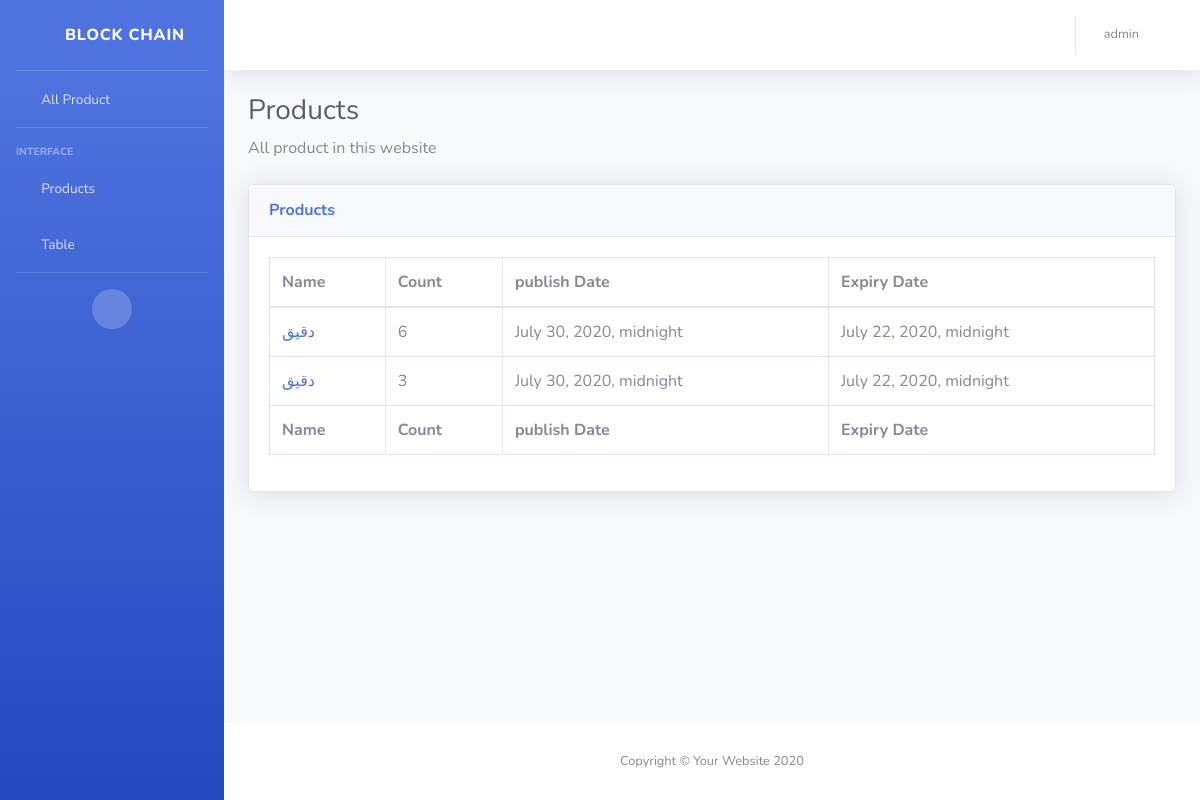
Page /AllProduct/ (signed in) on the earlier database version.
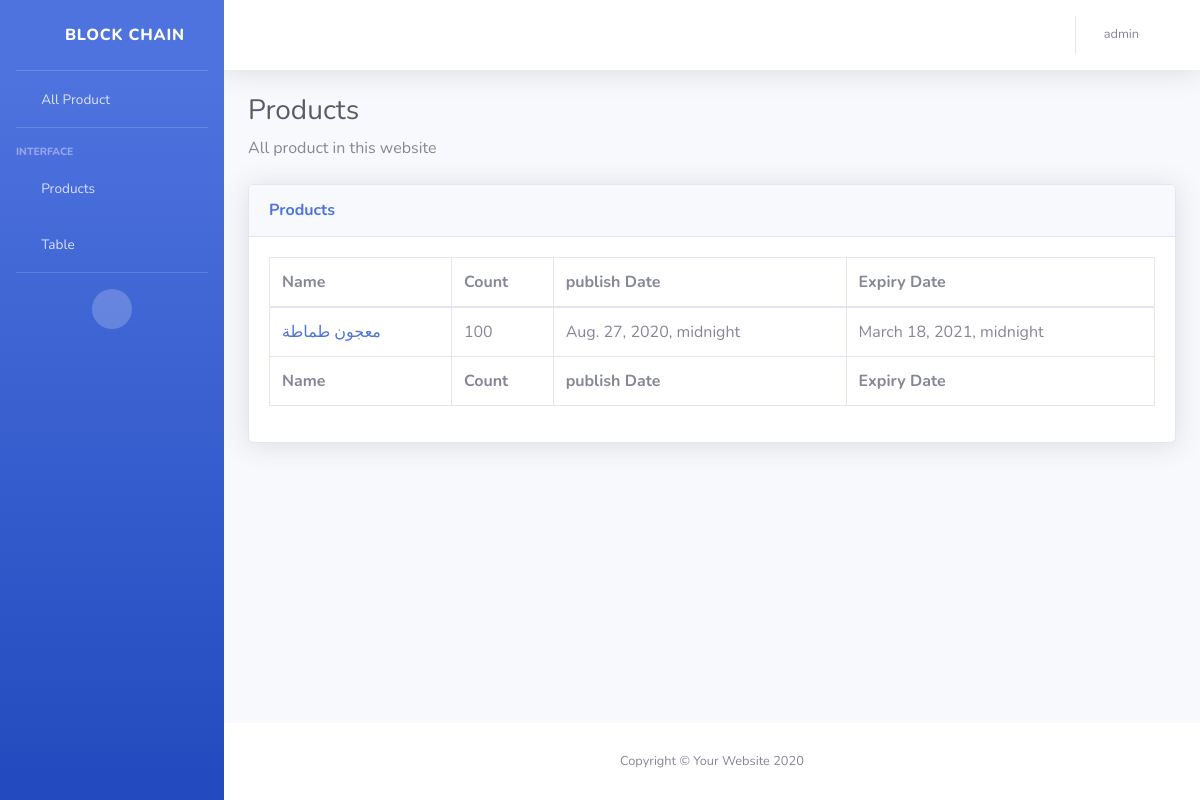
Same page on the later database version.
### db/models.py (models this page shows, shortened)
class Product(models.Model):
    name = models.CharField(max_length=200)
    pub_date = models.DateTimeField('date published')
    count = models.IntegerField(default=1)
    ownerID  = models.IntegerField(default=0)
    farmerID  = models.IntegerField(default=0)
    farm_temp = models.CharField(max_length=200)
    farm_humidity = models.CharField(max_length=200)
    compost_type = models.CharField(max_length=200)
    seed_type = models.CharField(max_length=200)
    unite_type = models.CharField(max_length=200)
    date_of_harvest = models.DateTimeField('date_of_harvest')
    farm_location = models.CharField(max_length=200)
    factoryID  = models.IntegerField(default=0, blank=True, null=True)
    canning_date = models.DateTimeField('date', blank=True, null=True)
    processing_date = models.DateTimeField('date', blank=True, null=True)
    expire_date = models.DateTimeField('date', blank=True, null=True)
    factory_temp = models.CharField(max_length=200, blank=True, null=True)
    factory_humidity = models.CharField(max_length=200, blank=True, null=True)
    distrabuterID  = models.IntegerField(default=0, blank=True, null=True)
    entry_store_date = models.DateTimeField('date', blank=True, null=True)
    destrbutor_temp = models.CharField(max_length=200, blank=True, null=True)
    destrbutor_humidity = models.CharField(max_length=200, blank=True, null=True)
    marktingID  = models.IntegerField(default=0, blank=True, null=True)
    entry_market_date = models.DateTimeField('date', blank=True, null=True)
    market_temp = models.CharField(max_length=200, blank=True, null=True)
    market_humidity = models.CharField(max_length=200, blank=True, null=True)

### db/views.py (the view)
# urls.py: path('AllProduct/', views.AllProduct),
def AllProduct(request):
    if request.user.is_authenticated:
        productList = Product.objects.all()
        context = {'productList': productList}
        return render(request, 'db/AllProduct.html', context)
    else:
        return redirect("/admin")

### db/templates/db/AllProduct.html
{% include 'db/Header.html' %}
          <h1 class="h3 mb-2 text-gray-800">Products</h1>
          <p class="mb-4">
              All product in this website
              </p>
          <div class="card shadow mb-4">
            <div class="card-header py-3">
              <h6 class="m-0 font-weight-bold text-primary">Products</h6>
            </div>
            <div class="card-body">
              <div class="table-responsive">
                  <table class="table table-bordered" id="dataTable" width="100%" cellspacing="0">
                          <thead>
                            <tr>
                              <th>Name</th>
                              <th>Count</th>
                              <th>publish Date</th>
                              <th>Expiry Date</th>
                            </tr>
                          </thead>
                          <tfoot>
                            <tr>
                              <th>Name</th>
                              <th>Count</th>
                              <th>publish Date</th>
                              <th>Expiry Date</th>
                            </tr>
                          </tfoot>
                          <tbody>
                        {% if productList%}
                        {% for pro in productList %}
                            <tr>
                              <td><a href="/products/{{ pro.id }}">{{ pro.name }}</a></td>
                              <td>{{ pro.count }}</td>
                              <td>{{ pro.pub_date }}</td>
                              <td>{{ pro.expire_date }}</td>
                            </tr>
                        {% endfor %}
                  {% else %}
                        <p>No Products are available.</p>
                  {% endif %}
              </tbody>
                        </table>
              </div>
            </div>
          </div>
{% include 'db/Footer.html' %}

### db/templates/db/Header.html (shortened to what this page needs)
{% load static %}
<!DOCTYPE html>
<html lang="en">
<head>
  <link href="/static/vendor/fontawesome-free/css/all.min.css" rel="stylesheet" type="text/css">
  <link href="/static/css/sb-admin-2.min.css" rel="stylesheet">
    <link href="/static/vendor/datatables/dataTables.bootstrap4.min.css" rel="stylesheet">
</head>
<body id="page-top">
  <div id="wrapper">
    <ul class="navbar-nav bg-gradient-primary sidebar sidebar-dark accordion" id="accordionSidebar">
      <a class="sidebar-brand d-flex align-items-center justify-content-center" href="/contracts">
        <div class="sidebar-brand-icon rotate-n-15">
          <i class="fas fa-link"></i>
        </div>
        <div class="sidebar-brand-text mx-3">Block Chain</div>
      </a>
      <hr class="sidebar-divider my-0">
      <li class="nav-item">
        <a class="nav-link" href="/AllProduct">
          <i class="fas fa-fw fa-tachometer-alt"></i>
          <span>All Product</span></a>
      </li>
      <hr class="sidebar-divider">
      <div class="sidebar-heading">
        Interface
      </div>
      <li class="nav-item">
        <a class="nav-link collapsed" href="#" data-toggle="collapse" data-target="#collapseTwo" aria-expanded="true" aria-controls="collapseTwo">
          <i class="fas fa-fw fa-cog"></i>
          <span>Products</span>
        </a>
      </li>
      <li class="nav-item">
        <a class="nav-link collapsed" href="#" data-toggle="collapse" data-target="#collapseUtilities" aria-expanded="true" aria-controls="collapseUtilities">
          <i class="fas fa-fw fa-wrench"></i>
          <span>Table</span>
        </a>
      </li>
      <hr class="sidebar-divider">
      <div class="text-center d-none d-md-inline">
        <button class="rounded-circle border-0" id="sidebarToggle"></button>
      </div>
    </ul>
    <div id="content-wrapper" class="d-flex flex-column">
      <div id="content">
        <nav class="navbar navbar-expand navbar-light bg-white topbar mb-4 static-top shadow">
          <ul class="navbar-nav ml-auto">
            <li class="nav-item dropdown no-arrow">
            {% if user.is_authenticated %}
                <a class="nav-link dropdown-toggle" href="#" id="userDropdown" role="button" data-toggle="dropdown" aria-haspopup="true" aria-expanded="false">
                <span class="mr-2 d-none d-lg-inline text-gray-600 small">
                    {{ user.username }}
                </span>
                <i class="fa fa-user-circle fa-2x" aria-hidden="true"></i>
              </a>
            {% else %}
                <a class="nav-link " href="/admin" id="userDropdown"  aria-haspopup="true" aria-expanded="false">
                <span class="mr-2 d-none d-lg-inline text-gray-600 small">
                    login
                </span>
                <i class="fa fa-user-circle" aria-hidden="true"></i>
            {% endif %}
            </li>
          </ul>
        </nav>
        <div class="container-fluid">

### db/templates/db/Footer.html (shortened to what this page needs)
</div>
      </div>
      <footer class="sticky-footer bg-white">
        <div class="container my-auto">
          <div class="copyright text-center my-auto">
            <span>Copyright &copy; Your Website 2020</span>
          </div>
        </div>
      </footer>
    </div>
  </div>
</body>
</html>

Differences in the rows shown:
removed Product: name "دقيق", count "6", pub_date "July 30, 2020, midnight", expire_date "July 22, 2020, midnight"
removed Product: name "دقيق", count "3", pub_date "July 30, 2020, midnight", expire_date "July 22, 2020, midnight"
added Product: name "معجون طماطة", count "100", pub_date "Aug. 27, 2020, midnight", expire_date "March 18, 2021, midnight"
